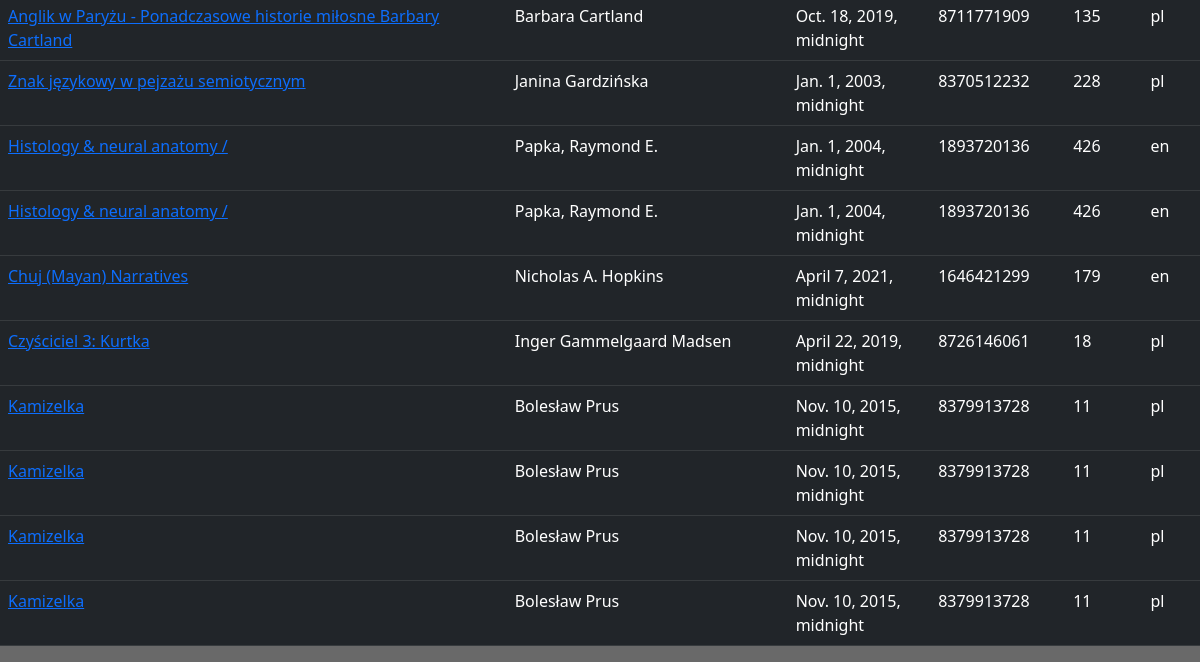
Before: / (lower part) with the older database file.
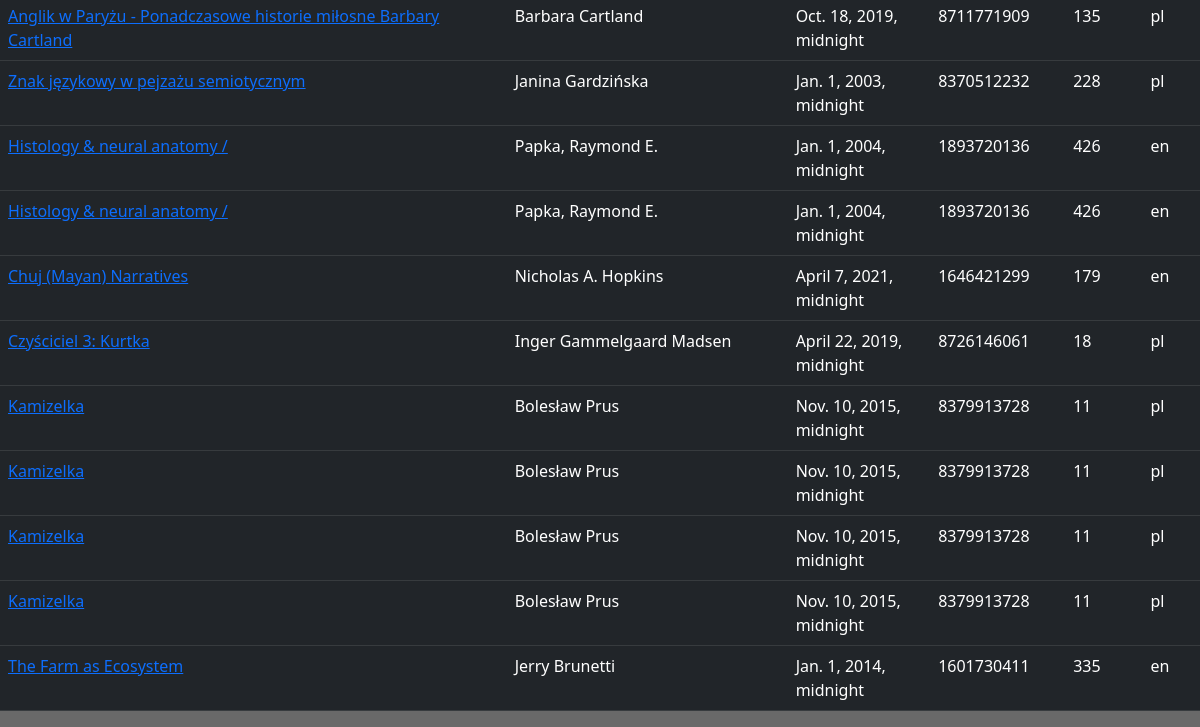
After: the same page with the newer database file.
### book/models.py (models this page shows, shortened)
class Book(models.Model):
    title = models.CharField(max_length=50, verbose_name="Tytuł")
    author = models.CharField(max_length=50, verbose_name="Autor")
    pub_date = models.DateField(verbose_name="Data publikacji (RRRR-MM-DD)")
    isbn = models.IntegerField(verbose_name="Numer ISBN")
    pages = models.PositiveIntegerField(verbose_name="Liczba stron")
    language = models.CharField(max_length=10, verbose_name="Język test")

### book/views.py (the view)
# urls.py: path('', views.book_list, name='book-home'),
def book_list(request):
    books = Book.objects.all()
    context = {'books':books}
    return render(request, 'book/home.html', context)

### book/templates/book/home.html (shortened to what this page needs)
{% extends "book/base.html" %}
{% block content %}
<table class="table table-dark">
    {% for book in books %}
    <tbody>
       <tr>
          <td><a href="{% url 'book-detail' book.id %}">{{book.title}}</a></td>
          <td>{{ book.author }}</td>
          <td>{{ book.pub_date }}</td>
          <td>{{ book.isbn }}</td>
          <td>{{ book.pages }}</td>
          <td>{{ book.language }}</td>
        </tr>
    </tbody>
    {% endfor %}
</table>
{% endblock content %}

### book/templates/book/base.html (shortened to what this page needs)
{% load static %}
<!doctype html>
<html lang="en">
  <head>
    <link href="https://cdn.jsdelivr.net/npm/bootstrap@5.3.0-alpha1/dist/css/bootstrap.min.css" rel="stylesheet">
    <link rel="stylesheet" type="text/css" href="{% static 'book/main.css' %}">
  </head>
  <body style="background-color:DimGray;">
    {% block content %}{% endblock %}
  </body>
</html>

Changed rows visible on the page:
added Book: title "The Farm as Ecosystem", author "Jerry Brunetti", pub_date "Jan. 1, 2014, midnight", isbn "1601730411", pages "335", language "en"
